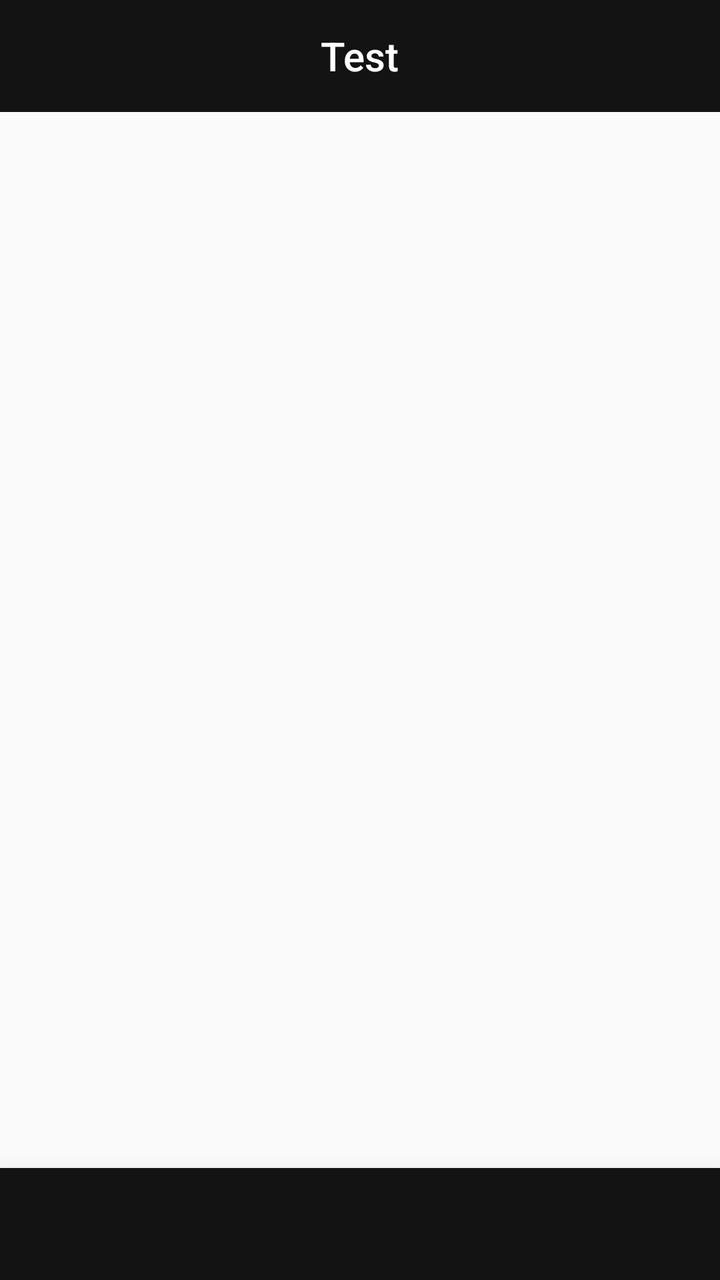
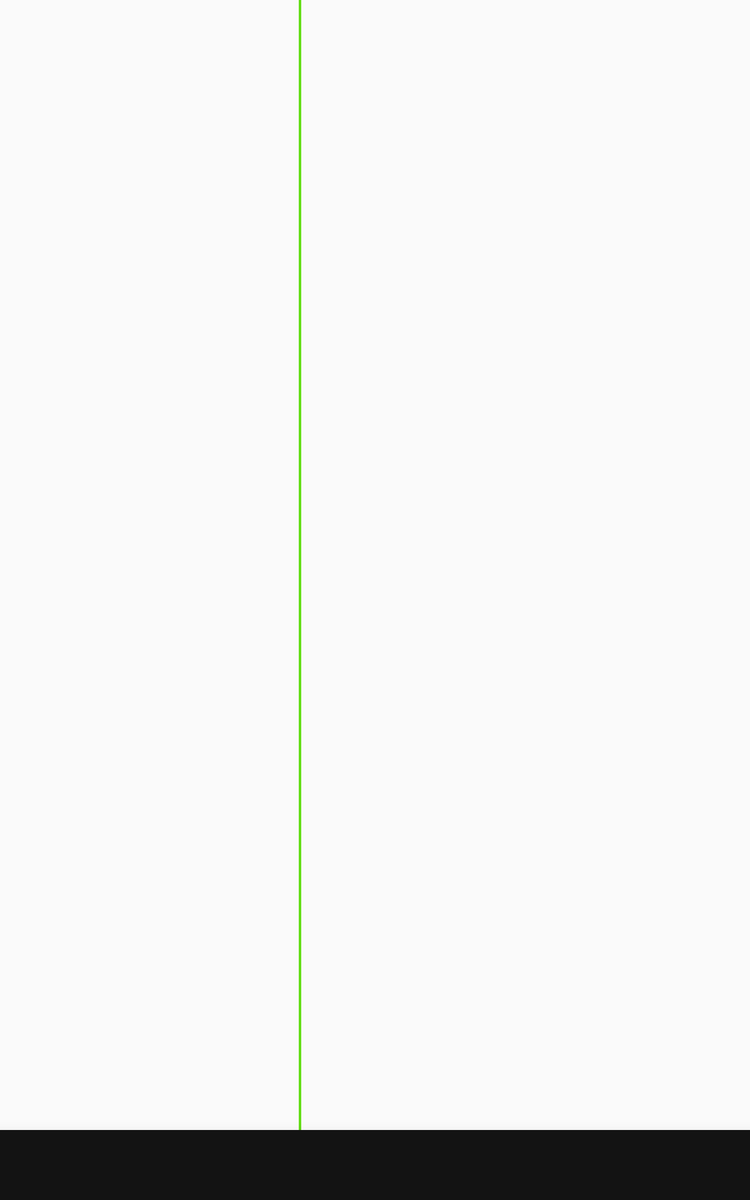

One screen, two layout resources from the same app: the default and the repository's alternative for another configuration. Each is rendered where Android would select it; the XML of both is given below.
<!-- AndroidManifest.xml: application theme AppTheme.NoActionBar -->
<!-- res/layout/activity_questions.xml -->
<?xml version="1.0" encoding="utf-8"?>
<android.support.v4.widget.DrawerLayout
    xmlns:android="http://schemas.android.com/apk/res/android"
    xmlns:app="http://schemas.android.com/apk/res-auto"
    android:id="@+id/drawer_layout"
    android:layout_width="match_parent"
    android:layout_height="match_parent"
    android:fitsSystemWindows="true">

    <android.support.constraint.ConstraintLayout
        android:layout_width="match_parent"
        android:layout_height="match_parent">

        <android.support.design.widget.AppBarLayout
            android:id="@+id/app_appbar"
            android:layout_width="match_parent"
            android:layout_height="wrap_content"
            android:theme="@style/ThemeOverlay.AppCompat.Dark.ActionBar"
            app:layout_constraintEnd_toEndOf="parent"
            app:layout_constraintStart_toStartOf="parent"
            app:layout_constraintTop_toTopOf="parent">

            <android.support.v7.widget.Toolbar
                android:id="@+id/app_toolbar"
                android:layout_width="match_parent"
                android:layout_height="wrap_content">

                <TextView
                    android:id="@+id/app_title"
                    android:layout_width="wrap_content"
                    android:layout_height="wrap_content"
                    android:text="@string/app_name"
                    style="@style/TextAppearance.AppCompat.Widget.ActionBar.Title"
                    android:layout_gravity="center"/>

            </android.support.v7.widget.Toolbar>

        </android.support.design.widget.AppBarLayout>

        <FrameLayout
            android:id="@+id/aq_frame_layout"
            android:layout_width="0dp"
            android:layout_height="0dp"
            app:layout_constraintBottom_toTopOf="@+id/bottom_menu"
            app:layout_constraintTop_toBottomOf="@id/app_appbar"
            app:layout_constraintEnd_toEndOf="parent"
            app:layout_constraintStart_toStartOf="parent" />

        <include
            layout="@layout/element_bottom_menu"
            android:layout_width="0dp"
            android:layout_height="wrap_content"
            app:layout_constraintBottom_toBottomOf="parent"
            app:layout_constraintLeft_toLeftOf="parent"
            app:layout_constraintRight_toRightOf="parent" />

    </android.support.constraint.ConstraintLayout>

</android.support.v4.widget.DrawerLayout>
<!-- res/layout/element_bottom_menu.xml (included above) -->
<?xml version="1.0" encoding="utf-8"?>
<android.support.design.widget.BottomNavigationView
    xmlns:android="http://schemas.android.com/apk/res/android"
    xmlns:app="http://schemas.android.com/apk/res-auto"
    android:id="@+id/bottom_menu"
    android:layout_width="match_parent"
    android:layout_height="wrap_content"
    android:background="@color/colorBackgroundMenu"
    app:itemIconTint="@drawable/menu_main_button"
    app:itemTextColor="@drawable/menu_main_button"
    app:elevation="16dp"
    app:menu="@menu/menu_main" />
<!-- resources referenced by this layout -->
<resources>
  <color name="colorBackgroundMenu">#131313</color>
  <!-- drawable menu_main_button (drawable) -->
  <?xml version="1.0" encoding="utf-8"?>
  <selector xmlns:android="http://schemas.android.com/apk/res/android">
      <item android:color="@color/colorIconMenu" android:state_checked="false" />
      <item android:color="@color/colorIconMenuActive" android:state_checked="true" />
  </selector>
  <string name="app_name">Test</string>
  <style name="AppTheme.NoActionBar" parent="AppTheme">
          <item name="windowActionBar">false</item>
          <item name="windowNoTitle">true</item>
      </style>
  <color name="colorIconMenu">#888888</color>
  <color name="colorIconMenuActive">@color/colorAccent</color>
  <style name="AppTheme" parent="Theme.AppCompat.Light.DarkActionBar">
          
          <item name="colorPrimary">@color/colorPrimary</item>
          <item name="colorPrimaryDark">@color/colorPrimaryDark</item>
          <item name="colorAccent">@color/colorAccent</item>
      </style>
  <color name="colorAccent">#64DD17</color>
  <color name="colorPrimary">#131313</color>
  <color name="colorPrimaryDark">#000</color>
</resources>
<!-- res/layout-sw600dp/activity_questions.xml (the repository's variant of the layout above) -->
<!-- drawn on a 7-inch tablet held upright -->
<?xml version="1.0" encoding="utf-8"?>
<android.support.constraint.ConstraintLayout
    xmlns:android="http://schemas.android.com/apk/res/android"
    xmlns:app="http://schemas.android.com/apk/res-auto"
    android:id="@+id/drawer_layout"
    android:layout_width="match_parent"
    android:layout_height="match_parent">

    <android.support.constraint.Guideline
        android:id="@+id/aqGuideline"
        android:background="@color/colorAccent"
        android:layout_width="2dip"
        android:layout_height="match_parent"
        android:orientation="vertical"
        app:layout_constraintGuide_percent="0.4" />

    <FrameLayout
        android:id="@+id/aqFrameLayoutList"
        android:layout_width="0dp"
        android:layout_height="0dp"
        app:layout_constraintBottom_toTopOf="@+id/bottom_menu"
        app:layout_constraintTop_toTopOf="parent"
        app:layout_constraintEnd_toStartOf="@id/aqGuideline"
        app:layout_constraintStart_toStartOf="parent" />

    <View
        android:background="@color/colorAccent"
        android:layout_width="2dip"
        android:layout_height="match_parent"
        app:layout_constraintBottom_toTopOf="@+id/bottom_menu"
        app:layout_constraintTop_toTopOf="parent"
        app:layout_constraintEnd_toEndOf="@id/aqGuideline"
        app:layout_constraintStart_toStartOf="@id/aqGuideline"/>

    <FrameLayout
        android:id="@+id/aqFrameLayoutDetail"
        android:layout_width="0dp"
        android:layout_height="0dp"
        app:layout_constraintBottom_toTopOf="@+id/bottom_menu"
        app:layout_constraintTop_toTopOf="parent"
        app:layout_constraintEnd_toEndOf="parent"
        app:layout_constraintStart_toEndOf="@id/aqGuideline" />
    
    <android.support.constraint.ConstraintLayout
        android:id="@+id/aqConstError"
        android:background="@color/colorBackgroundError"
        android:layout_width="match_parent"
        android:layout_height="wrap_content"
        android:visibility="gone"
        app:layout_constraintBottom_toTopOf="@+id/bottom_menu"
        app:layout_constraintStart_toStartOf="parent"
        app:layout_constraintEnd_toEndOf="parent">

        <TextView
            android:id="@+id/aqErrorMessage"
            android:layout_width="wrap_content"
            android:layout_height="wrap_content"
            android:layout_marginLeft="10dp"
            android:layout_marginStart="10dp"
            android:text="@string/iq_error_message"
            android:textColor="@color/colorTextWhite"
            app:layout_constraintHorizontal_bias="0"
            app:layout_constraintBottom_toBottomOf="parent"
            app:layout_constraintEnd_toStartOf="@+id/aqErrorButtonRetry"
            app:layout_constraintStart_toStartOf="parent"
            app:layout_constraintTop_toTopOf="parent" />

        <Button
            android:id="@+id/aqErrorButtonRetry"
            android:background="@android:color/transparent"
            android:layout_width="wrap_content"
            android:layout_height="wrap_content"
            android:layout_marginEnd="10dp"
            android:layout_marginRight="10dp"
            android:text="@string/iq_error_button_retry"
            android:textColor="@color/colorTextError"
            app:layout_constraintBottom_toBottomOf="parent"
            app:layout_constraintEnd_toEndOf="parent"
            app:layout_constraintTop_toTopOf="parent" />
        
    </android.support.constraint.ConstraintLayout>

    <include
        layout="@layout/element_bottom_menu"
        android:layout_width="0dp"
        android:layout_height="wrap_content"
        app:layout_constraintBottom_toBottomOf="parent"
        app:layout_constraintLeft_toLeftOf="parent"
        app:layout_constraintRight_toRightOf="parent" />


</android.support.constraint.ConstraintLayout>
<!-- resources referenced by the variant -->
<!-- as a 7-inch tablet held upright resolves them -->
<resources>
  <color name="colorAccent">#64DD17</color>
  <color name="colorBackgroundError">#232323</color>
  <color name="colorBackgroundMenu">#131313</color>
  <color name="colorTextError">#DD2C00</color>
  <color name="colorTextWhite">#FFF</color>
  <!-- drawable menu_main_button (drawable) -->
  <?xml version="1.0" encoding="utf-8"?>
  <selector xmlns:android="http://schemas.android.com/apk/res/android">
      <item android:color="@color/colorIconMenu" android:state_checked="false" />
      <item android:color="@color/colorIconMenuActive" android:state_checked="true" />
  </selector>
  <string name="iq_error_button_retry">Retry</string>
  <string name="iq_error_message">Failed to download new questions!</string>
  <style name="AppTheme.NoActionBar" parent="AppTheme">
          <item name="windowActionBar">false</item>
          <item name="windowNoTitle">true</item>
      </style>
  <color name="colorIconMenu">#888888</color>
  <color name="colorIconMenuActive">@color/colorAccent</color>
  <style name="AppTheme" parent="Theme.AppCompat.Light.DarkActionBar">
          
          <item name="colorPrimary">@color/colorPrimary</item>
          <item name="colorPrimaryDark">@color/colorPrimaryDark</item>
          <item name="colorAccent">@color/colorAccent</item>
      </style>
  <color name="colorPrimary">#131313</color>
  <color name="colorPrimaryDark">#000</color>
</resources>
